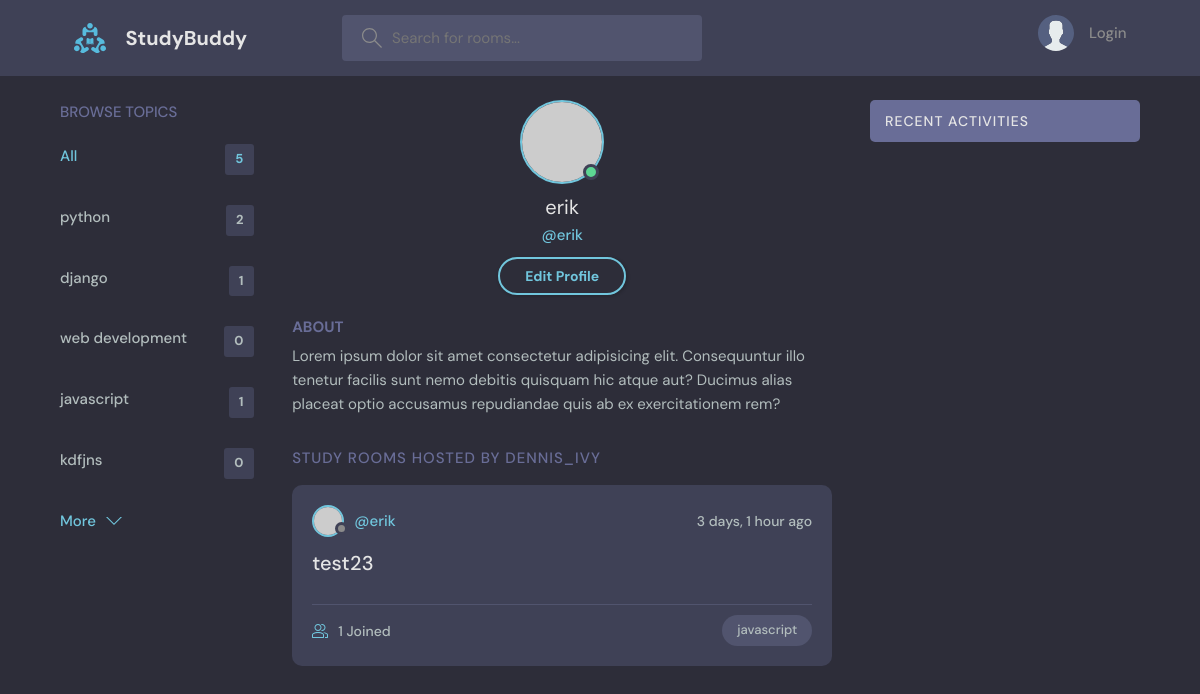
The app's page /profile/2/ with its own data.
### base/models.py (models this page shows, shortened)
class Topic(models.Model):
    name = models.CharField(max_length=200)

class Room(models.Model):
    host = models.ForeignKey(User, on_delete=models.SET_NULL, null=True)
    topic = models.ForeignKey(Topic, on_delete=models.SET_NULL, null=True)
    name = models.CharField(max_length=200)
    description = models.TextField(null=True,blank=True)
    participants = models.ManyToManyField(User,related_name='participants',blank=True)
    updated = models.DateTimeField(auto_now=True)
    created = models.DateTimeField(auto_now_add=True)
    class Meta:
        ordering = ['-updated', '-created'] # order of the posted field

### base/views.py (the view)
# urls.py: path('profile/<str:pk>/',views.userProfile,name='user-profile'),
def userProfile(request, pk):
    user = User.objects.get(id=pk)
    rooms = user.room_set.all()
    room_messages = user.message_set.all()
    topics = Topic.objects.all()
    context = {'user':user, 'rooms':rooms ,'room_messages':room_messages,'topics':topics}
    return render(request,'base/profile.html',context)

### base/templates/base/profile.html
{% extends 'main.html' %}
{% block content %}
  <main class="profile-page layout layout--3">
    <div class="container">
      {% include 'base/topic_component.html' %}
      <div class="roomList">
        <div class="profile">
          <div class="profile__avatar">
            <div class="avatar avatar--large active">
              <img src="https://randomuser.me/api/portraits/men/11.jpg" />
            </div>
          </div>
          <div class="profile__info">
            <h3>{{user.username}}</h3>
            <p>@{{user.username}}</p>
            <a href="edit-user.html" class="btn btn--main btn--pill">Edit Profile</a>
          </div>
          <div class="profile__about">
            <h3>About</h3>
            <p>
              Lorem ipsum dolor sit amet consectetur adipisicing elit. Consequuntur illo tenetur
              facilis sunt nemo debitis quisquam hic atque aut? Ducimus alias placeat optio
              accusamus repudiandae quis ab ex exercitationem rem?
            </p>
          </div>
        </div>
        <div class="roomList__header">
          <div>
            <h2>Study Rooms Hosted by dennis_ivy</a>
            </h2>
          </div>
        </div>
        {% include 'base/feed_component.html' %}
      </div>
      {% include 'base/activity_component.html' %}
    </div>
  </main>
{% endblock content %}

### base/templates/base/topic_component.html
<div class="topics">
    <div class="topics__header">
        <h2>Browse Topics</h2>
    </div>
    <ul class="topics__list">
        <li>
            <a href="{% url 'home' %}" class="active">All <span>{{topics.count}}</span></a>
        </li>
        {% for topic in topics %}
        <li>
            <a href="{% url 'home' %}?q={{topic.name}}">{{topic.name}} <span>{{topic.room_set.all.count}}</span></a>
        </li>
        {% endfor %}
    </ul>
    <a class="btn btn--link" href="topics.html">
        More
        <svg version="1.1" xmlns="http://www.w3.org/2000/svg" width="32" height="32" viewBox="0 0 32 32">
            <title>chevron-down</title>
            <path d="M16 21l-13-13h-3l16 16 16-16h-3l-13 13z"></path>
        </svg>
    </a>
</div>

### base/templates/base/feed_component.html (shortened to what this page needs)
{% for room in rooms %}
<div class="roomListRoom">
  <div class="roomListRoom__header">
    <a href="{% url 'user-profile' room.host.id %}" class="roomListRoom__author">
      <div class="avatar avatar--small">
        <img src="https://randomuser.me/api/portraits/women/11.jpg" />
      </div>
      <span>@{{room.host.username}}</span>
    </a>
    <div class="roomListRoom__actions">
      <span>{{ room.created|timesince }} ago</span>
    </div>
  </div>
  <div class="roomListRoom__content">
    <a href="{% url 'room' room.id %}">{{room.name}}</a>
  </div>
  <div class="roomListRoom__meta">
    <a href="{% url 'room' room.id %}" class="roomListRoom__joined">
      {{room.participants.all.count}} Joined
    </a>
    <p class="roomListRoom__topic">{{room.topic.name}}</p>
  </div>
</div>
{% endfor %}

### records on screen
Topic: name "python", room_set.all.count "2"
Topic: name "django", room_set.all.count "1"
Topic: name "web development", room_set.all.count "0"
Topic: name "javascript", room_set.all.count "1"
Topic: name "kdfjns", room_set.all.count "0"
Room: host.username "erik", created "3 days, 1 hour", name "test23", participants.all.count "1", topic.name "javascript"

### other values on screen
{{ topics.count }} "5"
{{ user.username }} "erik"
